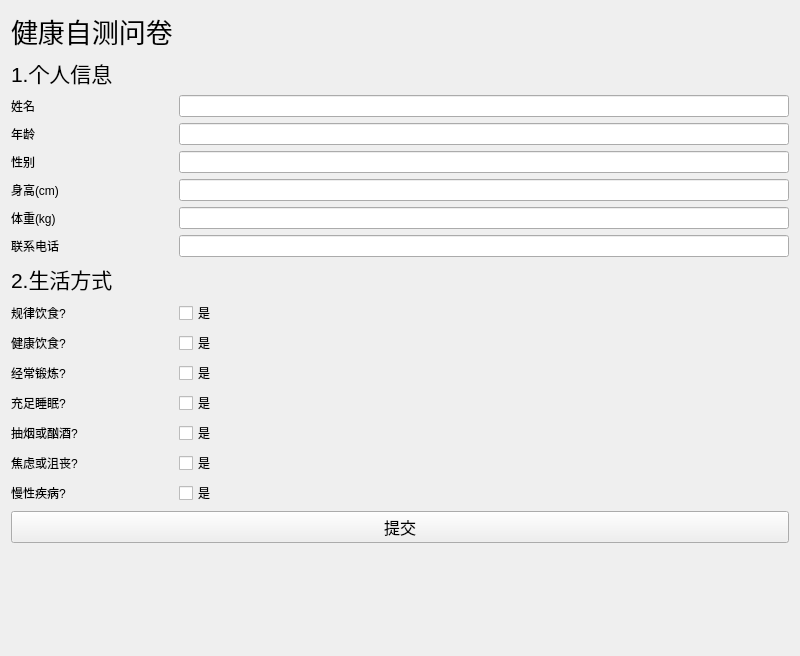
<?xml version="1.0" encoding="UTF-8"?>
<ui version="4.0">
 <class>HealthAssess</class>
 <widget class="QWidget" name="HealthAssess">
  <property name="geometry">
   <rect>
    <x>0</x>
    <y>0</y>
    <width>800</width>
    <height>656</height>
   </rect>
  </property>
  <property name="windowTitle">
   <string>健康自测问卷</string>
  </property>
  <layout class="QFormLayout" name="formLayout">
   <item row="0" column="0">
    <widget class="QLabel" name="label_2">
     <property name="font">
      <font>
       <pointsize>20</pointsize>
      </font>
     </property>
     <property name="text">
      <string>健康自测问卷</string>
     </property>
    </widget>
   </item>
   <item row="1" column="0">
    <widget class="QLabel" name="label_8">
     <property name="font">
      <font>
       <pointsize>16</pointsize>
      </font>
     </property>
     <property name="text">
      <string>1.个人信息</string>
     </property>
    </widget>
   </item>
   <item row="2" column="0">
    <widget class="QLabel" name="label">
     <property name="text">
      <string>姓名</string>
     </property>
    </widget>
   </item>
   <item row="2" column="1">
    <widget class="QLineEdit" name="lineEdit_name"/>
   </item>
   <item row="3" column="0">
    <widget class="QLabel" name="label_3">
     <property name="text">
      <string>年龄</string>
     </property>
    </widget>
   </item>
   <item row="3" column="1">
    <widget class="QLineEdit" name="lineEdit_age"/>
   </item>
   <item row="4" column="0">
    <widget class="QLabel" name="label_4">
     <property name="text">
      <string>性别</string>
     </property>
    </widget>
   </item>
   <item row="4" column="1">
    <widget class="QLineEdit" name="lineEdit_gender"/>
   </item>
   <item row="5" column="0">
    <widget class="QLabel" name="label_5">
     <property name="text">
      <string>身高(cm)</string>
     </property>
    </widget>
   </item>
   <item row="5" column="1">
    <widget class="QLineEdit" name="lineEdit_height"/>
   </item>
   <item row="6" column="0">
    <widget class="QLabel" name="label_6">
     <property name="text">
      <string>体重(kg)</string>
     </property>
    </widget>
   </item>
   <item row="6" column="1">
    <widget class="QLineEdit" name="lineEdit_weight"/>
   </item>
   <item row="7" column="0">
    <widget class="QLabel" name="label_7">
     <property name="text">
      <string>联系电话</string>
     </property>
    </widget>
   </item>
   <item row="7" column="1">
    <widget class="QLineEdit" name="lineEdit_phonenum"/>
   </item>
   <item row="8" column="0">
    <widget class="QLabel" name="label_9">
     <property name="font">
      <font>
       <pointsize>16</pointsize>
      </font>
     </property>
     <property name="text">
      <string>2.生活方式</string>
     </property>
    </widget>
   </item>
   <item row="9" column="0">
    <widget class="QLabel" name="label_10">
     <property name="text">
      <string>规律饮食?</string>
     </property>
    </widget>
   </item>
   <item row="9" column="1">
    <widget class="QCheckBox" name="checkBox_regdiet">
     <property name="text">
      <string>是</string>
     </property>
    </widget>
   </item>
   <item row="10" column="0">
    <widget class="QLabel" name="label_12">
     <property name="text">
      <string>健康饮食?</string>
     </property>
    </widget>
   </item>
   <item row="10" column="1">
    <widget class="QCheckBox" name="checkBox_baldiet">
     <property name="text">
      <string>是</string>
     </property>
    </widget>
   </item>
   <item row="11" column="0">
    <widget class="QLabel" name="label_13">
     <property name="text">
      <string>经常锻炼?</string>
     </property>
    </widget>
   </item>
   <item row="11" column="1">
    <widget class="QCheckBox" name="checkBox_regexe">
     <property name="text">
      <string>是</string>
     </property>
    </widget>
   </item>
   <item row="12" column="0">
    <widget class="QLabel" name="label_14">
     <property name="text">
      <string>充足睡眠?</string>
     </property>
    </widget>
   </item>
   <item row="12" column="1">
    <widget class="QCheckBox" name="checkBox_enoslp">
     <property name="text">
      <string>是</string>
     </property>
    </widget>
   </item>
   <item row="13" column="0">
    <widget class="QLabel" name="label_15">
     <property name="text">
      <string>抽烟或酗酒?</string>
     </property>
    </widget>
   </item>
   <item row="13" column="1">
    <widget class="QCheckBox" name="checkBox_smodrk">
     <property name="text">
      <string>是</string>
     </property>
    </widget>
   </item>
   <item row="14" column="0">
    <widget class="QLabel" name="label_16">
     <property name="text">
      <string>焦虑或沮丧?</string>
     </property>
    </widget>
   </item>
   <item row="14" column="1">
    <widget class="QCheckBox" name="checkBox_strdep">
     <property name="text">
      <string>是</string>
     </property>
    </widget>
   </item>
   <item row="15" column="0">
    <widget class="QLabel" name="label_17">
     <property name="text">
      <string>慢性疾病?</string>
     </property>
    </widget>
   </item>
   <item row="15" column="1">
    <widget class="QCheckBox" name="checkBox_chrdis">
     <property name="text">
      <string>是</string>
     </property>
    </widget>
   </item>
   <item row="16" column="0" colspan="2">
    <widget class="QPushButton" name="pushButton">
     <property name="font">
      <font>
       <pointsize>12</pointsize>
      </font>
     </property>
     <property name="text">
      <string>提交</string>
     </property>
    </widget>
   </item>
  </layout>
 </widget>
 <resources/>
 <connections/>
</ui>
